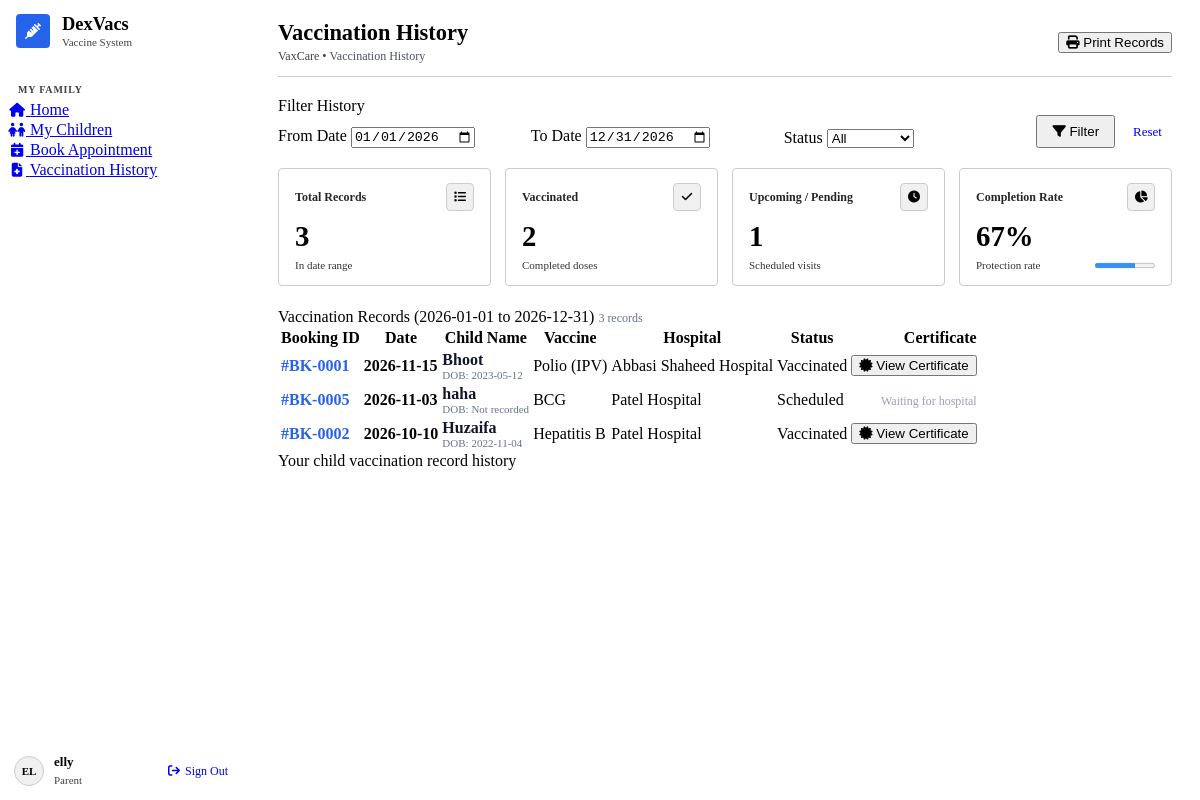
The app's page /parent/reports.php (signed in) with its own data.
### tables this page shows
CREATE TABLE `bookings` (
  `id` int(11) NOT NULL AUTO_INCREMENT,
  `child_id` int(11) NOT NULL,
  `hospital_id` int(11) NOT NULL,
  `vaccine_id` int(11) NOT NULL,
  `booking_date` date NOT NULL,
  `status` enum('Pending','Approved','Completed','Cancelled') DEFAULT 'Pending',
  `created_at` timestamp NOT NULL DEFAULT current_timestamp(),
  PRIMARY KEY (`id`),
  KEY `child_id` (`child_id`),
  KEY `hospital_id` (`hospital_id`),
  KEY `vaccine_id` (`vaccine_id`),
  CONSTRAINT `bookings_ibfk_1` FOREIGN KEY (`child_id`) REFERENCES `children` (`id`) ON DELETE CASCADE,
  CONSTRAINT `bookings_ibfk_2` FOREIGN KEY (`hospital_id`) REFERENCES `hospitals` (`id`) ON DELETE CASCADE,
  CONSTRAINT `bookings_ibfk_3` FOREIGN KEY (`vaccine_id`) REFERENCES `vaccines` (`id`) ON DELETE CASCADE
);

CREATE TABLE `children` (
  `id` int(11) NOT NULL AUTO_INCREMENT,
  `name` varchar(100) NOT NULL,
  `parent_id` int(11) NOT NULL,
  `vaccine_id` int(11) NOT NULL,
  `hospital_id` int(11) NOT NULL,
  `dob` date DEFAULT NULL,
  `gender` enum('Male','Female','Other') DEFAULT 'Male',
  `status` enum('Not vaccinated','Vaccinated') NOT NULL DEFAULT 'Not vaccinated',
  `certificate_sent` tinyint(1) DEFAULT 0,
  `created_at` timestamp NOT NULL DEFAULT current_timestamp(),
  PRIMARY KEY (`id`),
  KEY `parent_id` (`parent_id`),
  KEY `vaccine_id` (`vaccine_id`),
  KEY `hospital_id` (`hospital_id`),
  CONSTRAINT `children_ibfk_1` FOREIGN KEY (`parent_id`) REFERENCES `users` (`id`) ON DELETE CASCADE,
  CONSTRAINT `children_ibfk_2` FOREIGN KEY (`vaccine_id`) REFERENCES `vaccines` (`id`) ON DELETE CASCADE,
  CONSTRAINT `children_ibfk_3` FOREIGN KEY (`hospital_id`) REFERENCES `hospitals` (`id`) ON DELETE CASCADE
);

CREATE TABLE `vaccines` (
  `id` int(11) NOT NULL AUTO_INCREMENT,
  `name` varchar(100) NOT NULL,
  `description` text DEFAULT NULL,
  `price` decimal(10,2) NOT NULL,
  `status` enum('Available','Unavailable') NOT NULL DEFAULT 'Available',
  `created_at` timestamp NOT NULL DEFAULT current_timestamp(),
  PRIMARY KEY (`id`)
);

CREATE TABLE `hospitals` (
  `id` int(11) NOT NULL AUTO_INCREMENT,
  `name` varchar(150) NOT NULL,
  `location` varchar(255) NOT NULL,
  `phone` varchar(30) DEFAULT NULL,
  `status` enum('Active','Inactive') DEFAULT 'Active',
  `created_at` timestamp NOT NULL DEFAULT current_timestamp(),
  PRIMARY KEY (`id`)
);

### config/db.php (called while the page is built, shortened)
<?php
function is_logged_in() {
    return isset($_SESSION['user_id']) && !empty($_SESSION['user_id']);
}
function current_user() {
    return [
        'id'    => (int)$_SESSION['user_id'],
        'name'  => $_SESSION['user_name'] ?? 'User',
        'email' => $_SESSION['user_email'] ?? '',
        'role'  => $_SESSION['role'] ?? ''
    ];
}
?>

### parent/reports.php (the view, shortened to what this page needs)
<?php
require_once __DIR__ . '/../config/db.php';
$user = current_user();
$user_id = $user['id'];
$header_action = '<button type="button" class="r-btn r-btn-primary" onclick="window.print()"><i class="fa-solid fa-print"></i> Print Records</button>';
$from_date = $_GET['from_date'] ?? date('Y-01-01');
$to_date   = $_GET['to_date'] ?? date('Y-12-31');
$status    = $_GET['status'] ?? 'all';
$sql = "SELECT b.id as booking_id, b.booking_date, b.status as booking_status,
               c.id as child_id, c.name as child_name, c.dob, c.status as child_status, c.certificate_sent,
               v.name as vaccine_name, v.price as vaccine_price,
               h.name as hospital_name
        FROM bookings b
        JOIN children c ON b.child_id = c.id
        JOIN vaccines v ON b.vaccine_id = v.id
        JOIN hospitals h ON b.hospital_id = h.id
        WHERE c.parent_id = ? AND b.booking_date BETWEEN ? AND ?";
$params = [$user_id, $from_date, $to_date];
$types  = "iss";
$sql .= " ORDER BY b.booking_date DESC";
$stmt = $conn->prepare($sql);
$stmt->bind_param($types, ...$params);
$stmt->execute();
$result = $stmt->get_result();
$total_records = $result->num_rows;
$vaccinated_count = 0;
$pending_count = 0;
$rows = [];
while ($row = $result->fetch_assoc()) {
    if ($row['child_status'] === 'Vaccinated' || $row['booking_status'] === 'Completed') {
        $vaccinated_count++;
    } else {
        $pending_count++;
    }
    $rows[] = $row;
}
$completion_rate = ($total_records > 0) ? round(($vaccinated_count / $total_records) * 100) : 0;
include __DIR__ . '/../includes/header.php';
?>
<div class="r-card">
  <div class="r-titlebar">
    <span>Filter History</span>
  </div>
  <div class="r-card-body">
    <form method="GET" action="reports.php" style="display: flex; gap: 12px; align-items: flex-end; flex-wrap: wrap;">
      <div class="r-field" style="flex: 1; min-width: 140px; margin: 0;">
        <label for="from_date">From Date</label>
        <input type="date" id="from_date" name="from_date" class="r-input-block" value="<?php echo htmlspecialchars($from_date); ?>" required>
      </div>
      <div class="r-field" style="flex: 1; min-width: 140px; margin: 0;">
        <label for="to_date">To Date</label>
        <input type="date" id="to_date" name="to_date" class="r-input-block" value="<?php echo htmlspecialchars($to_date); ?>" required>
      </div>
      <div class="r-field" style="flex: 1; min-width: 140px; margin: 0;">
        <label for="status">Status</label>
        <select id="status" name="status" class="r-input-block">
          <option value="all" <?php echo ($status === 'all') ? 'selected' : ''; ?>>All</option>
        </select>
      </div>
      <div style="margin: 0; display: flex; gap: 8px; align-items: center;">
        <button type="submit" class="r-btn r-btn-primary" style="padding: 7px 14px;">
          <i class="fa-solid fa-filter"></i> Filter
        </button>
        <a href="reports.php" class="r-link-reset">Reset</a>
      </div>
    </form>
  </div>
</div>
<div class="r-grid-4">
  <div class="r-metric-card">
    <div class="r-metric-head">
      <span class="r-metric-title">Total Records</span>
      <div class="r-metric-icon"><i class="fa-solid fa-list"></i></div>
    </div>
    <div class="r-metric-value"><?php echo $total_records; ?></div>
    <div class="r-metric-foot">
      <span>In date range</span>
    </div>
  </div>
  <div class="r-metric-card accent-success">
    <div class="r-metric-head">
      <span class="r-metric-title">Vaccinated</span>
      <div class="r-metric-icon"><i class="fa-solid fa-check"></i></div>
    </div>
    <div class="r-metric-value"><?php echo $vaccinated_count; ?></div>
    <div class="r-metric-foot">
      <span>Completed doses</span>
    </div>
  </div>
  <div class="r-metric-card accent-warning">
    <div class="r-metric-head">
      <span class="r-metric-title">Upcoming / Pending</span>
      <div class="r-metric-icon"><i class="fa-solid fa-clock"></i></div>
    </div>
    <div class="r-metric-value"><?php echo $pending_count; ?></div>
    <div class="r-metric-foot">
      <span>Scheduled visits</span>
    </div>
  </div>
  <div class="r-metric-card accent-info">
    <div class="r-metric-head">
      <span class="r-metric-title">Completion Rate</span>
      <div class="r-metric-icon"><i class="fa-solid fa-chart-pie"></i></div>
    </div>
    <div class="r-metric-value"><?php echo $completion_rate; ?>%</div>
    <div class="r-metric-foot">
      <span>Protection rate</span>
      <div style="width: 60px;">
        <progress value="<?php echo $completion_rate; ?>" max="100" style="width: 100%;"></progress>
      </div>
    </div>
  </div>
</div>
<div class="r-card">
  <div class="r-titlebar">
    <span>Vaccination Records (<?php echo htmlspecialchars($from_date); ?> to <?php echo htmlspecialchars($to_date); ?>)</span>
    <span style="font-size: 12px; color: #64748b;"><?php echo $total_records; ?> records</span>
  </div>
  <div class="r-card-body" style="padding: 0;">
    <div class="r-table-responsive">
      <table class="r-full" id="parentReportTable">
        <thead>
          <tr>
            <th>Booking ID</th>
            <th>Date</th>
            <th>Child Name</th>
            <th>Vaccine</th>
            <th>Hospital</th>
            <th>Status</th>
            <th style="text-align: right;">Certificate</th>
          </tr>
        </thead>
        <tbody>
          <?php if (!empty($rows)): ?>
            <?php foreach ($rows as $r): ?>
            <tr>
              <td><strong style="color: #2563eb;">#BK-<?php echo str_pad($r['booking_id'], 4, '0', STR_PAD_LEFT); ?></strong></td>
              <td><strong><?php echo htmlspecialchars($r['booking_date']); ?></strong></td>
              <td>
                <strong style="color: #0f172a;"><?php echo htmlspecialchars($r['child_name']); ?></strong>
                <div style="font-size: 11px; color: #64748b;">DOB: <?php echo htmlspecialchars($r['dob'] ?: 'Not recorded'); ?></div>
              </td>
              <td><span class="r-badge r-badge-primary"><?php echo htmlspecialchars($r['vaccine_name']); ?></span></td>
              <td><?php echo htmlspecialchars($r['hospital_name']); ?></td>
              <td>
                <?php if ($r['child_status'] === 'Vaccinated' || $r['booking_status'] === 'Completed'): ?>
                  <span class="r-badge r-badge-ok">Vaccinated</span>
                <?php elseif ($r['booking_status'] === 'Cancelled'): ?>
                  <span class="r-badge r-badge-danger">Cancelled</span>
                <?php else: ?>
                  <span class="r-badge r-badge-warn">Scheduled</span>
                <?php endif; ?>
              </td>
              <td style="text-align: right;">
                <?php if (!empty($r['certificate_sent'])): ?>
                  <button type="button" class="r-btn r-btn-sm" onclick="openCertDialog('<?php echo htmlspecialchars($r['child_name']); ?>', '<?php echo htmlspecialchars($user_name); ?>', '<?php echo htmlspecialchars($r['vaccine_name']); ?>', '<?php echo htmlspecialchars($r['hospital_name']); ?>', 'CH-<?php echo str_pad($r['child_id'], 4, '0', STR_PAD_LEFT); ?>', '<?php echo htmlspecialchars($r['booking_date']); ?>')">
                    <i class="fa-solid fa-certificate"></i> View Certificate
                  </button>
                <?php else: ?>
                  <span style="color: #94a3b8; font-size: 12px;">Waiting for hospital</span>
                <?php endif; ?>
              </td>
            </tr>
            <?php endforeach; ?>
          <?php endif; ?>
        </tbody>
      </table>
    </div>
  </div>
  <div class="r-card-footer">
    <span>Your child vaccination record history</span>
  </div>
</div>
<?php include __DIR__ . '/../includes/footer.php'; ?>

### assets/css/style.css (style rules this page uses)
html, body { margin: 0; padding: 0; min-height: 100vh; box-sizing: border-box; }
*, *::before, *::after { box-sizing: inherit; }
.r-layout-sidebar { display: flex; min-height: 100vh; width: 100%; }
.r-grid-4 { display: grid; grid-template-columns: repeat(4, 1fr); gap: 14px; margin-bottom: 22px; }
.r-metric-card { background: var(--r-surface); border: var(--r-bw, 1px) solid var(--r-border, #ccc); border-radius: var(--r-radius, 4px); box-shadow: var(--r-panel-shadow, none); padding: 14px 16px; display: flex; flex-direction: column; justify-content: space-between; }
.r-metric-head { display: flex; align-items: center; justify-content: space-between; margin-bottom: 6px; }
.r-metric-title { font-size: 12px; font-weight: 600; opacity: 0.85; }
.r-metric-icon { width: 28px; height: 28px; border-radius: var(--r-radius, 4px); background: var(--r-surface-alt, #f0f0f0); border: var(--r-bw, 1px) solid var(--r-border, #ccc); display: flex; align-items: center; justify-content: center; font-size: 12px; }
.r-metric-value { font-size: 1.8rem; font-weight: 700; line-height: 1.1; margin: 4px 0 6px; }
.r-metric-foot { font-size: 11px; opacity: 0.8; display: flex; align-items: center; justify-content: space-between; }
.r-card { margin-bottom: 20px; }
.r-table-responsive { width: 100%; overflow-x: auto; -webkit-overflow-scrolling: touch; }
.r-link-reset { font-size: 13px; text-decoration: none; padding: 6px 10px; }

### records on screen
bookings: id "0001", booking_date "2026-11-15", child.name "Bhoot", child.dob "2023-05-12", vaccine.name "Polio (IPV)", hospital.name "Abbasi Shaheed Hospital", shows "Vaccinated"
bookings: id "0005", booking_date "2026-11-03", child.name "haha", child.dob "Not recorded", vaccine.name "BCG", hospital.name "Patel Hospital", status "Scheduled", shows "Waiting for hospital"
bookings: id "0002", booking_date "2026-10-10", child.name "Huzaifa", child.dob "2022-11-04", vaccine.name "Hepatitis B", hospital.name "Patel Hospital", shows "Vaccinated"

### other values on screen
$section_title "MY FAMILY"
$item['label'] "Home"
$item['label'] "My Children"
$item['label'] "Book Appointment"
$item['label'] "Vaccination History"
$initials "EL"
$user_name "elly"
$user_role "Parent"
$page_title "Vaccination History"
$total_records "3"
$vaccinated_count "2"
$pending_count "1"
$completion_rate "67"
